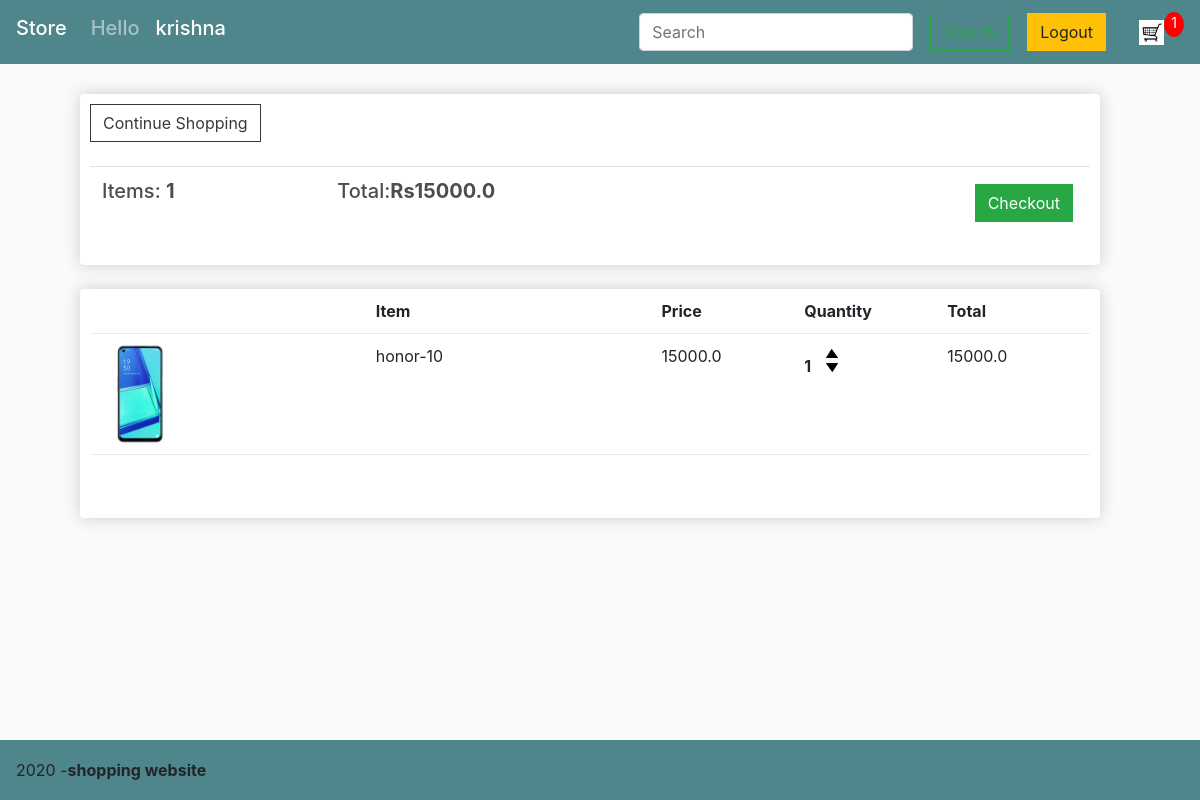
The app's page /store/cart/ (signed in) with its own data.
### store/models.py (models this page shows, shortened)
class Order(models.Model):
    customer=models.ForeignKey(Customer,on_delete=models.CASCADE,null=True,blank=True)
    date_ordered=models.DateTimeField(auto_now_add=True)
    complete=models.BooleanField(default=False)
    transaction_id=models.CharField(max_length=100,default="incomplete")
    @property
    def get_cart_total(self):
        orderitems=self.orderitem_set.all()
        total=sum([item.get_total for item in orderitems])
        return total
    @property
    def get_cart_items(self):
        orderitems = self.orderitem_set.all()
        total = sum([item.quantity for item in orderitems])
        return total

class OrderItem(models.Model):
    product=models.ForeignKey(Product,on_delete=models.CASCADE,null=True)
    order=models.ForeignKey(Order,on_delete=models.CASCADE,null=True)
    quantity=models.IntegerField(default=0,null=True,blank=True)
    date_added=models.DateTimeField(auto_now_add=True)
    @property
    def get_total(self):
        total=self.product.price*self.quantity
        return total

class Product(models.Model):
    name=models.CharField(max_length=200,null=True)
    category=models.ForeignKey(Category,on_delete=models.CASCADE,null=True,blank=True)
    description=models.TextField(null=True,blank=True)
    price=models.FloatField()
    digital=models.BooleanField(default=False,null=True,blank=False)
    image=models.ImageField(null=True,blank=True)
    @property
    def imageURL(self):
        try:
            url=self.image.url
        except:
            url='/media/placeholder.png'
        return url

### store/views.py (the view)
def cart(request):
    data=cartdata(request)
    cartitems=data['cartitems']
    order=data['order']
    items=data['items']
    context={'items':items,'order':order,'cartitems':cartitems}
    return render(request,'cart.html',context)

### store/utils.py (called while the page is built)
def cartdata(request):
    if request.user.is_authenticated:
        customer = request.user.customer
        order, created = Order.objects.get_or_create(customer=customer, complete=False)
        items = order.orderitem_set.all()
        cartitems = order.get_cart_items
    else:
        cookiedata = cookiecart(request)
        cartitems = cookiedata['cartitems']
        order = cookiedata['order']
        items = cookiedata['items']
    return {'cartitems': cartitems, 'items': items, 'order': order}

### store/templates/cart.html
{% extends 'base_layout.html' %}
{% load static %}
{% block contents %}
	<div class="row">
		<div class="col-lg-12">
			<div class="box-element">
				<a  class="btn btn-outline-dark" href="{% url 'store:store' %}">Continue Shopping</a>
				<br>
				<br>
				<table class="table">
					<tr>
						<th><h5>Items: <strong>{{order.get_cart_items}}</strong></h5></th>
						<th><h5>Total:<strong>Rs{{order.get_cart_total}}</strong></h5></th>
						<th>
							<a  style="float:right; margin:5px;" class="btn btn-success" href="{% url 'store:checkout' %}">Checkout</a>
						</th>
					</tr>
				</table>
			</div>
			<br>
			<div class="box-element cart-flow">
                <div class="cart-row">
					<div style="flex:2"></div>
					<div style="flex:2"><strong>Item</strong></div>
					<div style="flex:1"><strong>Price</strong></div>
					<div style="flex:1"><strong>Quantity</strong></div>
					<div style="flex:1"><strong>Total</strong></div>
				</div>
                {% for item in items %}
				<div class="cart-row ">
					<div style="flex:2"><img class="row-image" src="{{item.product.imageURL}}"></div>
					<div style="flex:2"><p>{{item.product.name}}</p></div>
					<div style="flex:1"><p>{{item.product.price}}</p></div>
					<div style="flex:1">
						<p class="quantity">{{item.quantity}}</p>
						<div class="quantity">
							<img data-product={{item.product.id}} data-action="add" class="chg-quantity update-cart" src="{% static  'images/arrow-up.png' %}">
							<img data-product={{item.product.id}} data-action="remove" class="chg-quantity update-cart" src="{% static 'images/arrow-down.png' %}">
						</div>
					</div>
					<div style="flex:1"><p>{{item.get_total}}</p></div>
				</div>
                {% endfor %}
			</div>
		</div>
	</div>
{% endblock %}

### templates/base_layout.html (shortened to what this page needs)
{% load static %}
<html lang="en">
<head>
    <link rel="stylesheet" href="https://stackpath.bootstrapcdn.com/bootstrap/4.4.1/css/bootstrap.min.css">
    <link rel="stylesheet" href="{% static 'css/style.css'%}">
</head>
<body>
     <nav class="navbar navbar-expand-lg navbar-dark bg-dark">
          <h5><a class="navbar-brand" href="{% url 'store:store' %}">Store</a></h5>
          <div class="collapse navbar-collapse" id="navbarSupportedContent">
              {% if user.is_authenticated %}
                <ul class="navbar-nav mr-auto">
                    <li class="nav-item">
                        <h5 class="nav-link">Hello </h5>
	                </li>
                    <li class="nav-item active">
	                    <h5 class="nav-link">{{user}}</h5>
                    </li>
	            </ul>
              {% endif %}
               <div class="form-inline my-2 my-lg-0">
                   <input class="form-control mr-sm-2" type="search" placeholder="Search" aria-label="Search" id="item">&nbsp;&nbsp;
                   <button class="btn btn-outline-success my-2 my-sm-0" id="search-item">Search</button>&nbsp;&nbsp;&nbsp;&nbsp;
               </div>
               <div class="form-inline my-2 my-lg-0">
                     {% if user.is_authenticated %}
	     	            <a href="{% url 'accounts:logout' %}" class="btn btn-warning">Logout</a>&nbsp;&nbsp;&nbsp;&nbsp;
                     {% else %}
                        <a href="{% url 'accounts:login' %}" class="btn btn-warning">Login</a>&nbsp;&nbsp;&nbsp;&nbsp;
                        <a href="{% url 'accounts:signup' %}" class="btn btn-warning">Signup</a>&nbsp;&nbsp;&nbsp;&nbsp;
                     {% endif %}
                     <a href="{% url 'store:cart' %}">
	    		            <img  id="cart-icon" src="{% static 'images/cart.jpg' %}">
                     </a>
                     <p id="cart-total">{{cartitems}}</p>
	            </div>
          </div>
    </nav>
    <div class="main-container">
        {% block contents %}
        {% endblock %}
    </div>
    <br><br>
     <div class="navbar navbar-expand-lg navbar-dark bg-dark" id="footer">
            2020 - <strong>shopping website</strong>
     </div>
</body>
</html>

### assets/css/style.css (style rules this page uses)
body { background-color: hsl(0, 0%, 98%); }
h1,h2,h3,h4,h5,h6 { color:hsl(0, 0%, 30%); }
.box-element { box-shadow:hsl(0, 0%, 80%) 0 0 16px; background-color: #fff; border-radius: 4px; padding: 10px; }
.bg-dark { background-color: #4f868c!important; }
#cart-icon { width:25px; display: inline-block; margin-left: 15px; }
#cart-total { display: block; text-align: center; color:#fff; background-color: red; width: 20px; height: 25px; border-radius: 50%; font-size: 14px; }
.col-lg-4, .col-lg-6, .col-lg-8, .col-lg-12 { margin-top: 10px; }
.btn { border-radius: 0; }
.row-image { width: 100px; }
.cart-row { display: flex; align-items: flex-stretch; padding-bottom: 10px; margin-bottom: 10px; border-bottom: 1px solid #ececec; }
.cart-flow { height:60%; overflow-y:scroll; }
.quantity { display: inline-block; font-weight: 700; padding-right:10px; }
.chg-quantity { width: 12px; cursor: pointer; display: block; margin-top: 5px; transition:.1s; }
.main-container { padding-left:80px; padding-right:100px; width:100%; height:84%; margin-top:20px; }
#footer { position:fixed; left:0; bottom:0; width:100%; height:60px; }

### records on screen
Order: get_cart_items "1", get_cart_total "15000.0"
OrderItem: product.imageURL (picture), product.name "honor-10", product.price "15000.0", quantity "1", get_total "15000.0"

### other values on screen
{{ user }} "krishna"
{{ cartitems }} "1"
